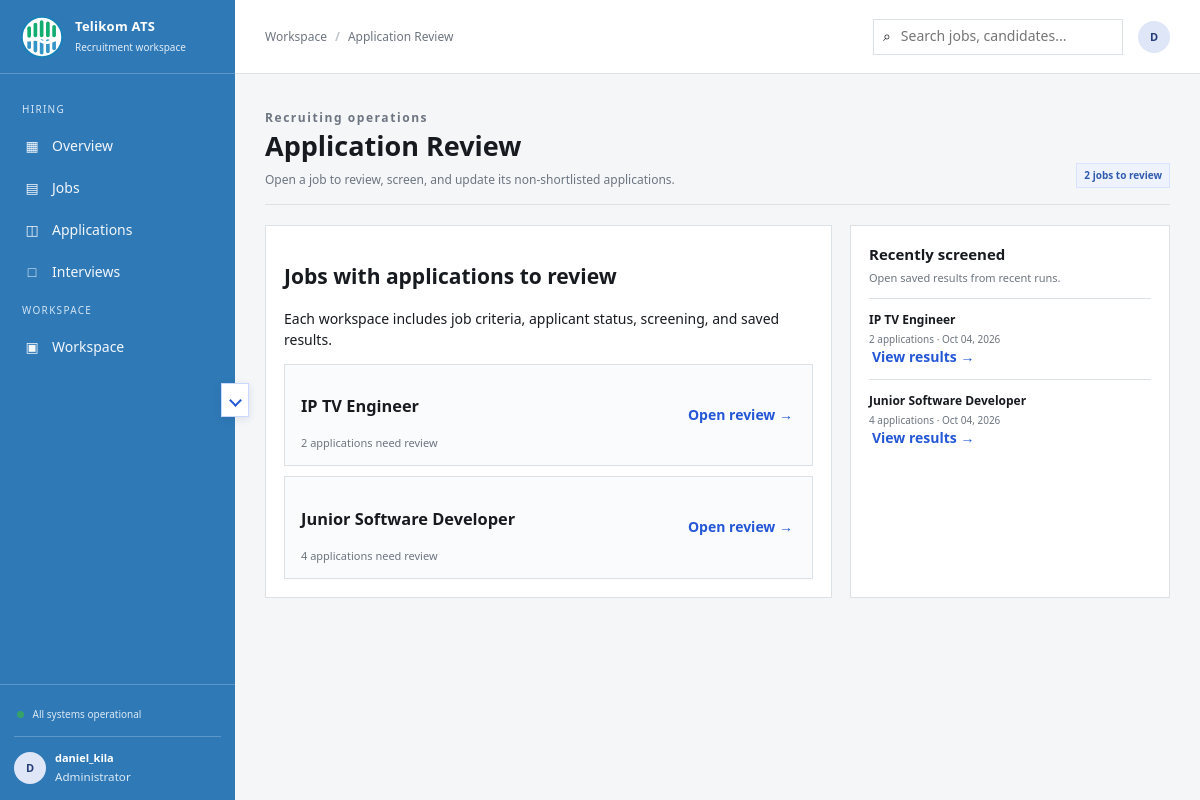
/dashboard/review/ (signed in), run on an earlier commit of the app's database.
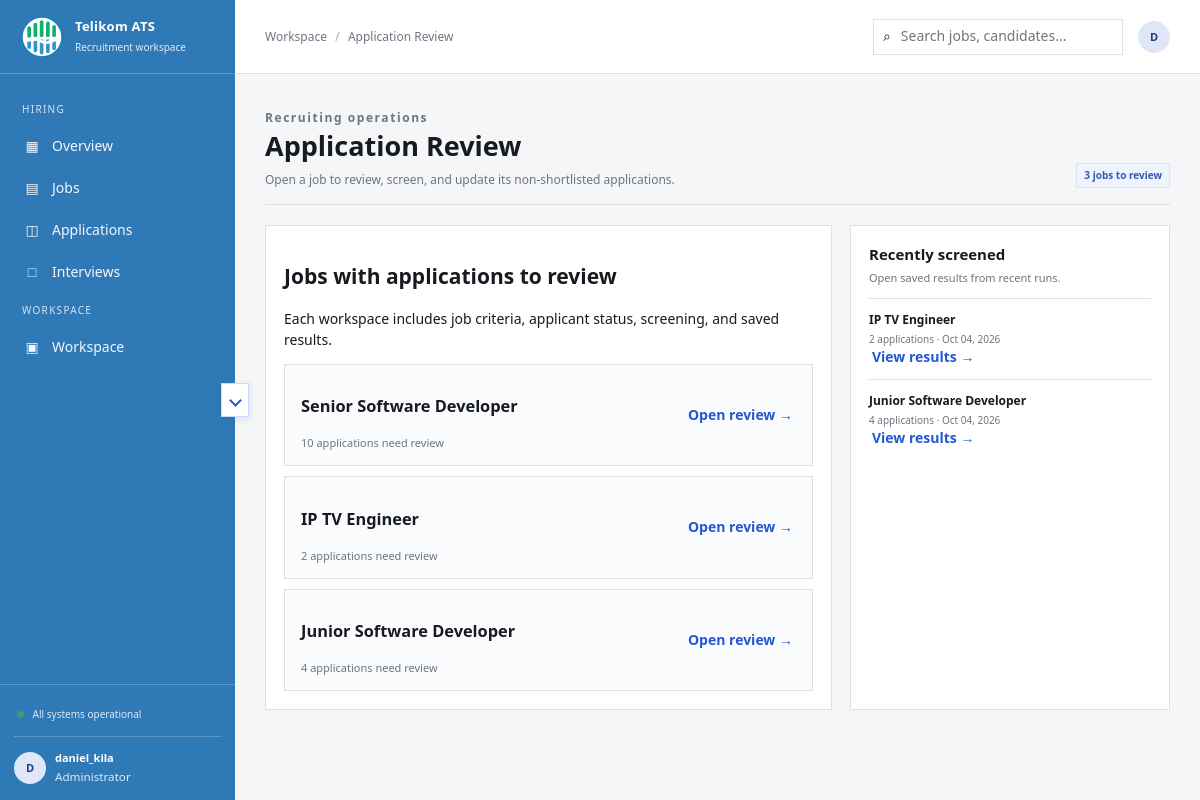
And on a later commit of the database.
### job_application/models.py (models this page shows, shortened)
class Job(models.Model):
    workflow = models.ForeignKey(
        'pipeline.Workflow',
        on_delete=models.SET_NULL,
        related_name='jobs',
        null=True,
        blank=True,
    )
    screening_threshold = models.PositiveSmallIntegerField(
        null=True,
        blank=True,
        validators=[MinValueValidator(0), MaxValueValidator(100)],
    )
    title = models.CharField(max_length=100)
    description = models.TextField()
    location = models.CharField(max_length=100)
    salary = models.DecimalField(
        max_digits=10,
        decimal_places=2
    )
    posted_date = models.DateTimeField(auto_now_add=True)
    deadline = models.DateTimeField()
    is_active = models.BooleanField(default=True)
    class Meta:
        db_table = 'main_app_job'

### application_screening/views.py (the view)
# urls.py: path('', views.screen_applications, name='screen_applications'),
@admin_required
def screen_applications(request):
    has_reviewable_application = Application.objects.filter(
        job_id=OuterRef('pk'),
    ).exclude(status=Application.Status.SHORTLISTED)
    jobs = (
        Job.objects
        .annotate(
            application_count=Count(
                'applications',
                filter=~Q(applications__status=Application.Status.SHORTLISTED),
                distinct=True,
            ),
            has_reviewable_application=Exists(has_reviewable_application),
        )
        .filter(has_reviewable_application=True)
        .order_by('-posted_date')
    )
    recent_jobs = (
        Job.objects
        .filter(applications__screening_result__isnull=False)
        .annotate(
            latest_screened_at=Max('applications__screening_result__created_at'),
            application_count=Count('applications', distinct=True),
        )
        .order_by('-latest_screened_at')
        .distinct()
    )
    return render(request, 'dashboard/screening/index.html', {
        'jobs': jobs,
        'recent_jobs': recent_jobs,
    })

### application_screening/views.py (called while the page is built)
def _is_admin(user):
    if user.is_superuser:
        return True
    profile = UserProfile.objects.filter(user=user).first()
    return profile is not None and profile.role == UserProfile.Role.ADMIN

def admin_required(view):
    @login_required
    @wraps(view)
    def wrapped(request, *args, **kwargs):
        if not _is_admin(request.user):
            raise Http404
        return view(request, *args, **kwargs)
    return wrapped

### tempates/dashboard/screening/index.html (shortened to what this page needs)
{% extends 'dashboard/atlas_shell.html' %}
{% block dashboard_content %}
<header class="review-page-heading">
    <div>
        <p class="eyebrow">Recruiting operations</p>
        <h1>Application Review</h1>
        <p>Open a job to review, screen, and update its non-shortlisted applications.</p>
    </div>
    <span class="tag auto">{{ jobs|length }} jobs to review</span>
</header>
<div class="review-layout-page">
    <main class="review-main-panel">
        <div class="screening-content-header">
            <h2>Jobs with applications to review</h2>
            <p>Each workspace includes job criteria, applicant status, screening, and saved results.</p>
        </div>
        <div class="review-job-list">
            {% for job in jobs %}
                <a class="review-job-card" href="{% url 'dashboard_review_job' job.pk %}">
                    <div>
                        <h3>{{ job.title }}</h3>
                        <div class="job-review-meta">
                            {{ job.application_count }} application{{ job.application_count|pluralize }} need review
                        </div>
                    </div>
                    <span class="textbtn">Open review →</span>
                </a>
            {% empty %}
                <p class="review-empty-state">No jobs have applications awaiting review.</p>
            {% endfor %}
        </div>
    </main>
    <aside class="review-side-panel">
        <div class="review-panel-heading">
            <div><h3>Recently screened</h3><p>Open saved results from recent runs.</p></div>
        </div>
        <div class="review-recent-list">
            {% for job in recent_jobs %}
                <div class="review-recent-item">
                    <strong>{{ job.title }}</strong>
                    <small>{{ job.application_count }} application{{ job.application_count|pluralize }} · {{ job.latest_screened_at|date:'M d, Y' }}</small>
                    <a class="textbtn" href="{% url 'dashboard_review_results' job.pk %}">View results →</a>
                </div>
            {% empty %}
                <p class="review-empty-state">No screening runs yet.</p>
            {% endfor %}
        </div>
    </aside>
</div>
{% endblock %}

What changed in the data, as far as the page shows it:
added Job: title "Senior Software Developer", application_count "10", shown under "Jobs with applications to review"
Also different on the page:
{{ jobs|length }}: "2" → "3"
